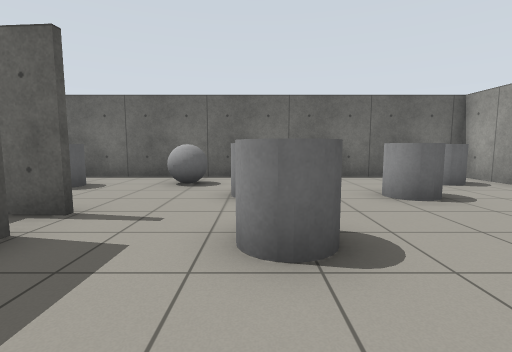
[1] (above)

16 first-person views from a walk through a robot-simulator world made for Gazebo. The camera is 0.94 m above the floor, tilts 6° down and sees 85° across. The floor is counted in squares, 1 m on a side. Each view is taken from the middle of a square. On the plan, view 1 faces up. The plan holds only what a view shows up to about 11 squares ahead; the rest is blank.

[2]
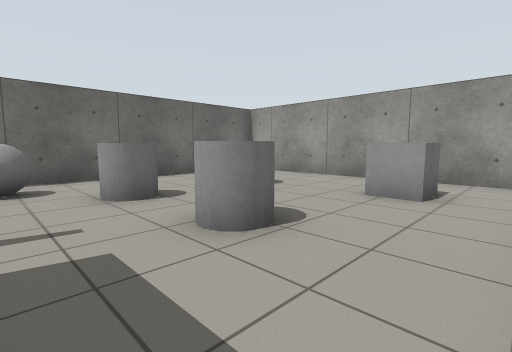

[3]
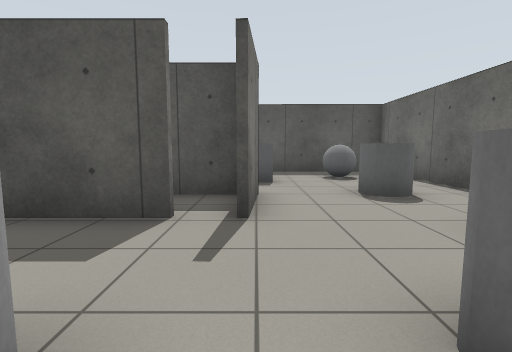

[4]
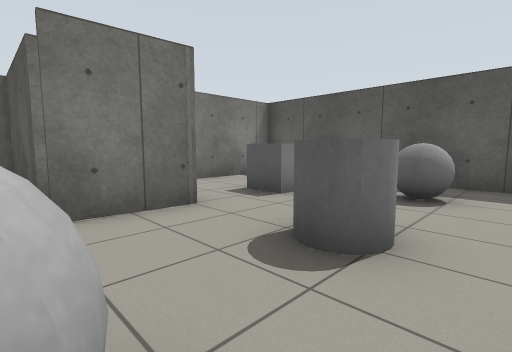

[5]
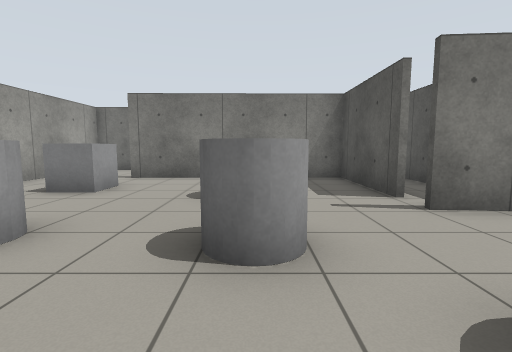

[6]
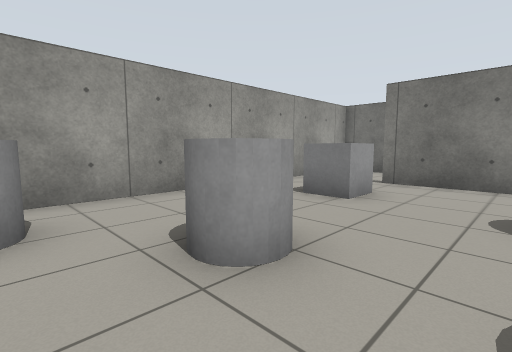

[7]
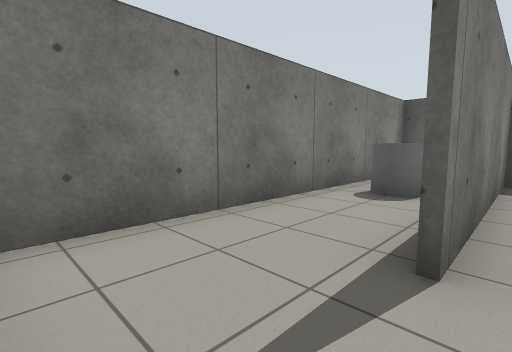

[8]
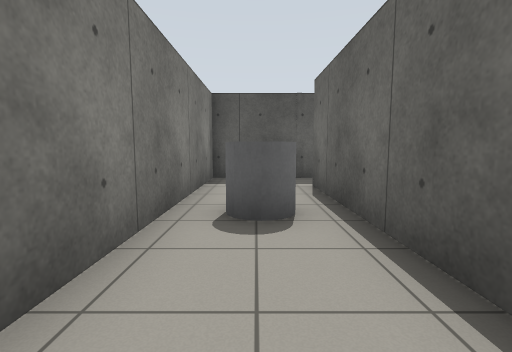

[9]
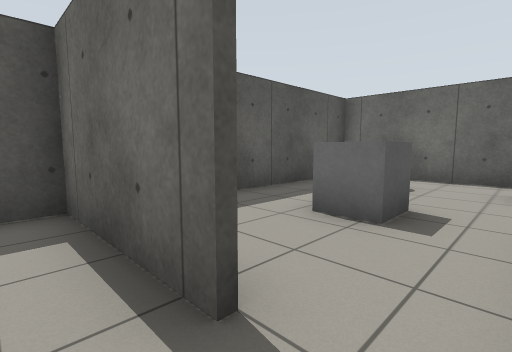

[10]
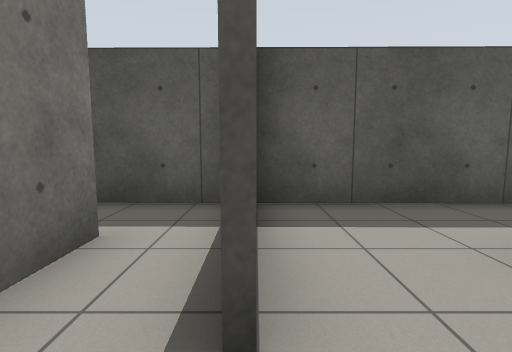

[11]
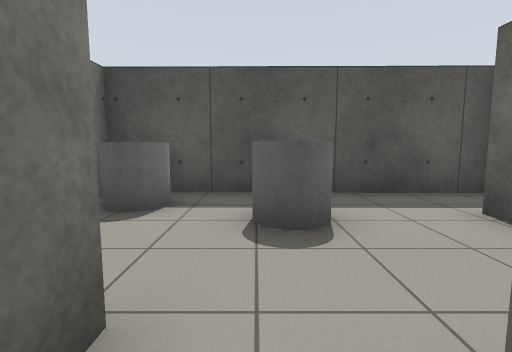

[12]
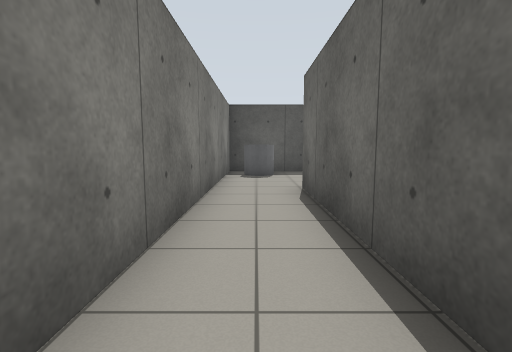

[13]
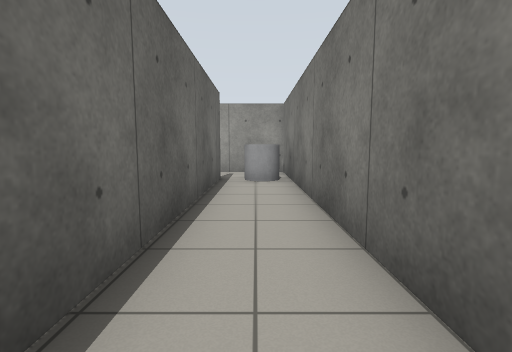

[14]
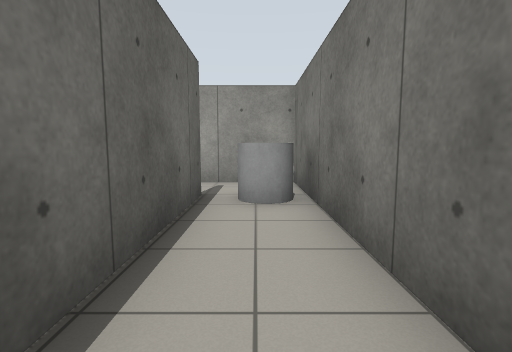

[15]
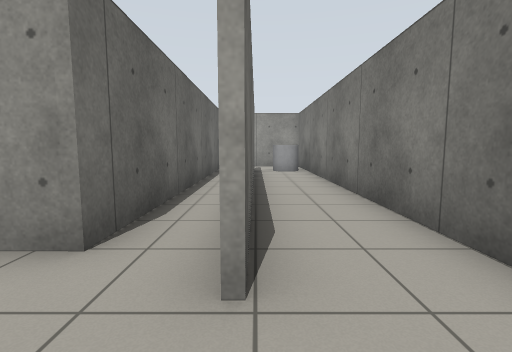

[16]
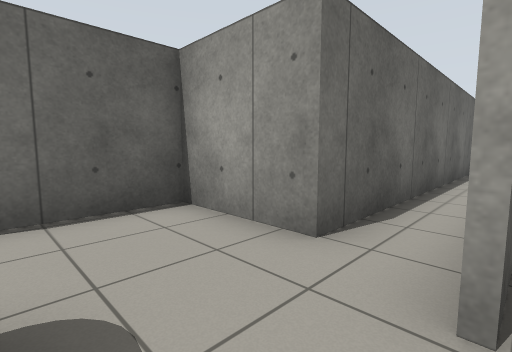

### Floor plan
Ten units are one square. View 1 is at (0, 0); x grows to the right and y downward. Boxes are objects, and circles mark ways between rooms. Rooms are numbered by the first view taken in them; rooms with no view inside come last. Other rooms are left out.
<svg viewBox="-102 -92 171 167">
<path fill="none" stroke="#000" d="M-26 -30 -26 5 38 4M-46 -41 -25 -39M64 5 64 -87 -95 -87 -96 -10 -65 -10M26 6 -28 6M-44 -9 -44 33 64 33 64 5M-61 -9 -76 -9M-79 5 -67 5M-54 48 -48 48M-73 7 -79 7M44 49 -54 49M-96 5 -97 70 64 70 64 45M48 35 -46 35 -46 6 -69 7M-96 -10 -96 5M-76 -9 -96 -9"/>
<rect x="-85" y="-75" width="20" height="20" fill="#bbb"><title>grey ball</title></rect>
<rect x="-75" y="-45" width="10" height="10" fill="#bbb"><title>grey box</title></rect>
<rect x="-55" y="-75" width="20" height="20" fill="#bbb"><title>grey cylinder</title></rect>
<rect x="-25" y="-75" width="20" height="10" fill="#bbb"><title>grey ball</title></rect>
<rect x="-5" y="-35" width="20" height="20" fill="#bbb"><title>grey cylinder</title></rect>
<rect x="-5" y="-65" width="10" height="20" fill="#bbb"><title>grey cylinder</title></rect>
<rect x="25" y="-65" width="10" height="20" fill="#bbb"><title>grey cylinder</title></rect>
<rect x="35" y="-25" width="10" height="10" fill="#bbb"><title>grey box</title></rect>
<rect x="45" y="-75" width="10" height="10" fill="#bbb"><title>grey cylinder</title></rect>
<rect x="-5" y="15" width="10" height="10" fill="#bbb"><title>grey cylinder</title></rect>
<rect x="-95" y="55" width="20" height="10" fill="#bbb"><title>grey cylinder</title></rect>
<rect x="-85" y="25" width="20" height="20" fill="#bbb"><title>grey cylinder</title></rect>
<rect x="35" y="55" width="10" height="10" fill="#bbb"><title>grey cylinder</title></rect>
<circle cx="55" cy="10" r="3" fill="#2a7"/>
<circle cx="-55" cy="-10" r="3" fill="#2a7"/>
<circle cx="-70" cy="0" r="3" fill="#2a7"/>
<circle cx="-85" cy="10" r="3" fill="#2a7"/>
<text x="-10" y="-40">1</text>
<text x="20" y="20">2</text>
<text x="-60" y="0">3</text>
<text x="-30" y="40">4</text>
<text x="-90" y="0">5</text>
</svg>
Room 1 opens to room 2. Room 1 opens to room 3. Room 3 opens to room 5. Room 4 opens to room 5.

Where each view was taken, in squares from view 1:
view 1: 0 up, 0 right, facing up
view 2: 0 up, 2 left, facing up-right
view 3: 4 up, 1 right, facing left
view 4: 8 up, 2 left, facing down-left
view 5: 8 up, 0 right, facing down
view 6: 7 up, 1 right, facing down-right
view 7: 0 up, 6 right, facing down-left
view 8: 2 down, 4 right, facing left
view 9: 0 up, 5 left, facing up-left
view 10: 1 up, 5 left, facing left
view 11: 4 down, 4 left, facing left
view 12: 6 down, 1 right, facing left
view 13: 6 down, 4 left, facing right
view 14: 6 down, 1 left, facing right
view 15: 5 down, 7 left, facing right
view 16: 5 down, 7 left, facing up-right
